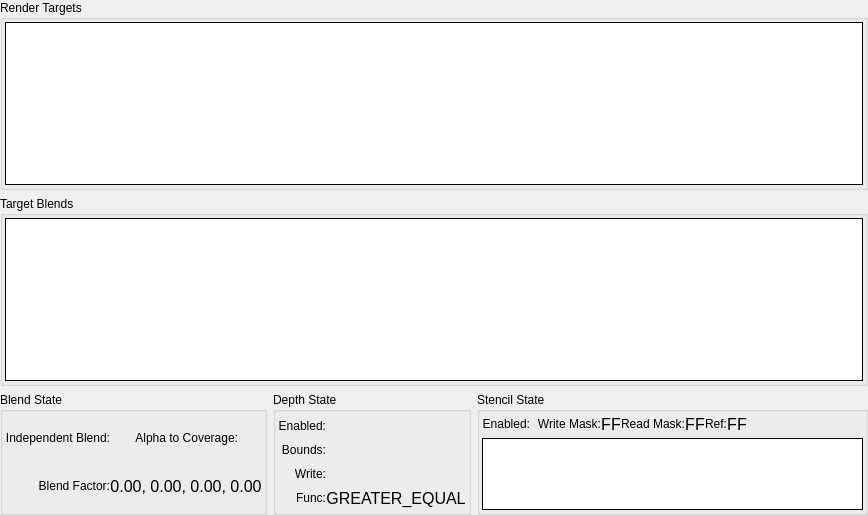
         <widget class="QWidget" name="omScrollContents">
          <property name="geometry">
           <rect>
            <x>0</x>
            <y>0</y>
            <width>868</width>
            <height>515</height>
           </rect>
          </property>
          <layout class="QGridLayout" name="gridLayout_6">
           <property name="leftMargin">
            <number>0</number>
           </property>
           <property name="topMargin">
            <number>0</number>
           </property>
           <property name="rightMargin">
            <number>0</number>
           </property>
           <property name="bottomMargin">
            <number>0</number>
           </property>
           <item row="0" column="0" colspan="3">
            <widget class="QGroupBox" name="outputsGroup">
             <property name="sizePolicy">
              <sizepolicy hsizetype="Preferred" vsizetype="Expanding">
               <horstretch>0</horstretch>
               <verstretch>0</verstretch>
              </sizepolicy>
             </property>
             <property name="title">
              <string>Render Targets</string>
             </property>
             <layout class="QHBoxLayout" name="horizontalLayout_24">
              <property name="leftMargin">
               <number>2</number>
              </property>
              <property name="topMargin">
               <number>2</number>
              </property>
              <property name="rightMargin">
               <number>2</number>
              </property>
              <property name="bottomMargin">
               <number>2</number>
              </property>
              <item>
               <widget class="RDTreeWidget" name="targetOutputs">
                <property name="frameShape">
                 <enum>QFrame::Box</enum>
                </property>
                <property name="frameShadow">
                 <enum>QFrame::Plain</enum>
                </property>
                <property name="sizeAdjustPolicy">
                 <enum>QAbstractScrollArea::AdjustToContents</enum>
                </property>
                <property name="editTriggers">
                 <set>QAbstractItemView::NoEditTriggers</set>
                </property>
                <property name="showDropIndicator" stdset="0">
                 <bool>false</bool>
                </property>
                <property name="indentation">
                 <number>0</number>
                </property>
                <property name="rootIsDecorated">
                 <bool>false</bool>
                </property>
                <property name="itemsExpandable">
                 <bool>false</bool>
                </property>
                <property name="allColumnsShowFocus">
                 <bool>true</bool>
                </property>
                <property name="expandsOnDoubleClick">
                 <bool>false</bool>
                </property>
                <attribute name="headerStretchLastSection">
                 <bool>false</bool>
                </attribute>
               </widget>
              </item>
             </layout>
            </widget>
           </item>
           <item row="1" column="0" colspan="3">
            <widget class="QGroupBox" name="blendsGroup">
             <property name="sizePolicy">
              <sizepolicy hsizetype="Preferred" vsizetype="Expanding">
               <horstretch>0</horstretch>
               <verstretch>0</verstretch>
              </sizepolicy>
             </property>
             <property name="title">
              <string>Target Blends</string>
             </property>
             <layout class="QHBoxLayout" name="horizontalLayout_25">
              <property name="leftMargin">
               <number>2</number>
              </property>
              <property name="topMargin">
               <number>2</number>
              </property>
              <property name="rightMargin">
               <number>2</number>
              </property>
              <property name="bottomMargin">
               <number>2</number>
              </property>
              <item>
               <widget class="RDTreeWidget" name="blends">
                <property name="frameShape">
                 <enum>QFrame::Box</enum>
                </property>
                <property name="frameShadow">
                 <enum>QFrame::Plain</enum>
                </property>
                <property name="sizeAdjustPolicy">
                 <enum>QAbstractScrollArea::AdjustToContents</enum>
                </property>
                <property name="editTriggers">
                 <set>QAbstractItemView::NoEditTriggers</set>
                </property>
                <property name="showDropIndicator" stdset="0">
                 <bool>false</bool>
                </property>
                <property name="indentation">
                 <number>0</number>
                </property>
                <property name="rootIsDecorated">
                 <bool>false</bool>
                </property>
                <property name="itemsExpandable">
                 <bool>false</bool>
                </property>
                <property name="allColumnsShowFocus">
                 <bool>true</bool>
                </property>
                <property name="expandsOnDoubleClick">
                 <bool>false</bool>
                </property>
               </widget>
              </item>
             </layout>
            </widget>
           </item>
           <item row="2" column="0">
            <widget class="QGroupBox" name="blendStateGroup">
             <property name="sizePolicy">
              <sizepolicy hsizetype="Preferred" vsizetype="Preferred">
               <horstretch>0</horstretch>
               <verstretch>0</verstretch>
              </sizepolicy>
             </property>
             <property name="title">
              <string>Blend State</string>
             </property>
             <layout class="QGridLayout" name="blendStateGridLayout">
              <property name="leftMargin">
               <number>2</number>
              </property>
              <property name="topMargin">
               <number>2</number>
              </property>
              <property name="rightMargin">
               <number>2</number>
              </property>
              <property name="bottomMargin">
               <number>2</number>
              </property>
              <property name="spacing">
               <number>0</number>
              </property>
              <item row="1" column="0">
               <widget class="QLabel" name="blendFactorLabel">
                <property name="text">
                 <string>Blend Factor:</string>
                </property>
                <property name="alignment">
                 <set>Qt::AlignRight|Qt::AlignTrailing|Qt::AlignVCenter</set>
                </property>
                <property name="wordWrap">
                 <bool>true</bool>
                </property>
               </widget>
              </item>
              <item row="0" column="0">
               <widget class="QLabel" name="independentBlendLabel">
                <property name="text">
                 <string>Independent Blend:</string>
                </property>
                <property name="alignment">
                 <set>Qt::AlignRight|Qt::AlignTrailing|Qt::AlignVCenter</set>
                </property>
                <property name="wordWrap">
                 <bool>true</bool>
                </property>
               </widget>
              </item>
              <item row="0" column="1">
               <widget class="QLabel" name="independentBlend">
                <property name="text">
                 <string/>
                </property>
                <property name="pixmap">
                 <pixmap resource="../../Resources/resources.qrc">:/cross.png</pixmap>
                </property>
                <property name="alignment">
                 <set>Qt::AlignCenter</set>
                </property>
                <property name="margin">
                 <number>4</number>
                </property>
               </widget>
              </item>
              <item row="0" column="2">
               <widget class="QLabel" name="alphaToCoverageLabel">
                <property name="text">
                 <string>Alpha to Coverage:</string>
                </property>
                <property name="alignment">
                 <set>Qt::AlignRight|Qt::AlignTrailing|Qt::AlignVCenter</set>
                </property>
                <property name="wordWrap">
                 <bool>true</bool>
                </property>
               </widget>
              </item>
              <item row="0" column="3">
               <widget class="QLabel" name="alphaToCoverage">
                <property name="text">
                 <string/>
                </property>
                <property name="pixmap">
                 <pixmap resource="../../Resources/resources.qrc">:/cross.png</pixmap>
                </property>
                <property name="alignment">
                 <set>Qt::AlignCenter</set>
                </property>
                <property name="margin">
                 <number>4</number>
                </property>
               </widget>
              </item>
              <item row="1" column="1" colspan="3">
               <widget class="QLabel" name="blendFactor">
                <property name="font">
                 <font>
                  <pointsize>12</pointsize>
                 </font>
                </property>
                <property name="text">
                 <string>0.00, 0.00, 0.00, 0.00</string>
                </property>
                <property name="alignment">
                 <set>Qt::AlignCenter</set>
                </property>
                <property name="margin">
                 <number>4</number>
                </property>
               </widget>
              </item>
             </layout>
            </widget>
           </item>
           <item row="2" column="1">
            <widget class="QGroupBox" name="depthStateGroup">
             <property name="sizePolicy">
              <sizepolicy hsizetype="Preferred" vsizetype="Preferred">
               <horstretch>0</horstretch>
               <verstretch>0</verstretch>
              </sizepolicy>
             </property>
             <property name="title">
              <string>Depth State</string>
             </property>
             <layout class="QGridLayout" name="depthStateGridLayout">
              <property name="leftMargin">
               <number>2</number>
              </property>
              <property name="topMargin">
               <number>2</number>
              </property>
              <property name="rightMargin">
               <number>2</number>
              </property>
              <property name="bottomMargin">
               <number>2</number>
              </property>
              <property name="spacing">
               <number>0</number>
              </property>
              <item row="1" column="0">
               <widget class="QLabel" name="depthBoundsLabel">
                <property name="text">
                 <string>Bounds:</string>
                </property>
                <property name="alignment">
                 <set>Qt::AlignRight|Qt::AlignTrailing|Qt::AlignVCenter</set>
                </property>
               </widget>
              </item>
              <item row="1" column="1">
               <widget class="QLabel" name="depthBounds">
                <property name="font">
                 <font>
                  <pointsize>12</pointsize>
                 </font>
                </property>
                <property name="text">
                 <string/>
                </property>
                <property name="pixmap">
                 <pixmap resource="../../Resources/resources.qrc">:/cross.png</pixmap>
                </property>
                <property name="alignment">
                 <set>Qt::AlignCenter</set>
                </property>
                <property name="margin">
                 <number>4</number>
                </property>
               </widget>
              </item>
              <item row="2" column="0">
               <widget class="QLabel" name="depthWriteLabel">
                <property name="text">
                 <string>Write:</string>
                </property>
                <property name="alignment">
                 <set>Qt::AlignRight|Qt::AlignTrailing|Qt::AlignVCenter</set>
                </property>
               </widget>
              </item>
              <item row="3" column="0">
               <widget class="QLabel" name="depthFuncLabel">
                <property name="text">
                 <string>Func:</string>
                </property>
                <property name="alignment">
                 <set>Qt::AlignRight|Qt::AlignTrailing|Qt::AlignVCenter</set>
                </property>
               </widget>
              </item>
              <item row="0" column="1">
               <widget class="QLabel" name="depthEnabled">
                <property name="text">
                 <string/>
                </property>
                <property name="pixmap">
                 <pixmap resource="../../Resources/resources.qrc">:/cross.png</pixmap>
                </property>
                <property name="alignment">
                 <set>Qt::AlignCenter</set>
                </property>
                <property name="margin">
                 <number>4</number>
                </property>
               </widget>
              </item>
              <item row="0" column="0">
               <widget class="QLabel" name="depthEnabledLabel">
                <property name="text">
                 <string>Enabled:</string>
                </property>
                <property name="alignment">
                 <set>Qt::AlignRight|Qt::AlignTrailing|Qt::AlignVCenter</set>
                </property>
               </widget>
              </item>
              <item row="2" column="1">
               <widget class="QLabel" name="depthWrite">
                <property name="text">
                 <string/>
                </property>
                <property name="pixmap">
                 <pixmap resource="../../Resources/resources.qrc">:/cross.png</pixmap>
                </property>
                <property name="alignment">
                 <set>Qt::AlignCenter</set>
                </property>
                <property name="margin">
                 <number>4</number>
                </property>
               </widget>
              </item>
              <item row="3" column="1">
               <widget class="QLabel" name="depthFunc">
                <property name="font">
                 <font>
                  <pointsize>12</pointsize>
                 </font>
                </property>
                <property name="text">
                 <string>GREATER_EQUAL</string>
                </property>
                <property name="alignment">
                 <set>Qt::AlignCenter</set>
                </property>
                <property name="margin">
                 <number>4</number>
                </property>
               </widget>
              </item>
             </layout>
            </widget>
           </item>
           <item row="2" column="2">
            <widget class="QGroupBox" name="stencilStateGroup">
             <property name="sizePolicy">
              <sizepolicy hsizetype="Preferred" vsizetype="Preferred">
               <horstretch>0</horstretch>
               <verstretch>0</verstretch>
              </sizepolicy>
             </property>
             <property name="title">
              <string>Stencil State</string>
             </property>
             <property name="alignment">
              <set>Qt::AlignLeading|Qt::AlignLeft|Qt::AlignTop</set>
             </property>
             <layout class="QGridLayout" name="gridLayout_4">
              <property name="leftMargin">
               <number>2</number>
              </property>
              <property name="topMargin">
               <number>2</number>
              </property>
              <property name="rightMargin">
               <number>2</number>
              </property>
              <property name="bottomMargin">
               <number>2</number>
              </property>
              <property name="verticalSpacing">
               <number>4</number>
              </property>
              <item row="0" column="0">
               <layout class="QHBoxLayout" name="horizontalLayout_15">
                <item>
                 <widget class="QLabel" name="stencilEnabledLabel">
                  <property name="text">
                   <string>Enabled:</string>
                  </property>
                  <property name="alignment">
                   <set>Qt::AlignRight|Qt::AlignTrailing|Qt::AlignVCenter</set>
                  </property>
                 </widget>
                </item>
                <item>
                 <widget class="QLabel" name="stencilEnabled">
                  <property name="text">
                   <string/>
                  </property>
                  <property name="pixmap">
                   <pixmap resource="../../Resources/resources.qrc">:/cross.png</pixmap>
                  </property>
                  <property name="alignment">
                   <set>Qt::AlignCenter</set>
                  </property>
                  <property name="margin">
                   <number>4</number>
                  </property>
                 </widget>
                </item>
                <item>
                 <widget class="QLabel" name="stencilWriteMaskLabel">
                  <property name="text">
                   <string>Write Mask:</string>
                  </property>
                  <property name="alignment">
                   <set>Qt::AlignRight|Qt::AlignTrailing|Qt::AlignVCenter</set>
                  </property>
                  <property name="wordWrap">
                   <bool>true</bool>
                  </property>
                 </widget>
                </item>
                <item>
                 <widget class="QLabel" name="stencilWriteMask">
                  <property name="font">
                   <font>
                    <pointsize>12</pointsize>
                   </font>
                  </property>
                  <property name="text">
                   <string>FF</string>
                  </property>
                  <property name="alignment">
                   <set>Qt::AlignCenter</set>
                  </property>
                  <property name="margin">
                   <number>4</number>
                  </property>
                 </widget>
                </item>
                <item>
                 <widget class="QLabel" name="stenciReadMaskLabel">
                  <property name="text">
                   <string>Read Mask:</string>
                  </property>
                  <property name="alignment">
                   <set>Qt::AlignRight|Qt::AlignTrailing|Qt::AlignVCenter</set>
                  </property>
                  <property name="wordWrap">
                   <bool>true</bool>
                  </property>
                 </widget>
                </item>
                <item>
                 <widget class="QLabel" name="stencilReadMask">
                  <property name="font">
                   <font>
                    <pointsize>12</pointsize>
                   </font>
                  </property>
                  <property name="text">
                   <string>FF</string>
                  </property>
                  <property name="alignment">
                   <set>Qt::AlignCenter</set>
                  </property>
                  <property name="margin">
                   <number>4</number>
                  </property>
                 </widget>
                </item>
                <item>
                 <widget class="QLabel" name="stenciRefLabel">
                  <property name="text">
                   <string>Ref:</string>
                  </property>
                  <property name="alignment">
                   <set>Qt::AlignRight|Qt::AlignTrailing|Qt::AlignVCenter</set>
                  </property>
                 </widget>
                </item>
                <item>
                 <widget class="QLabel" name="stencilRef">
                  <property name="font">
                   <font>
                    <pointsize>12</pointsize>
                   </font>
                  </property>
                  <property name="text">
                   <string>FF</string>
                  </property>
                  <property name="alignment">
                   <set>Qt::AlignCenter</set>
                  </property>
                  <property name="margin">
                   <number>4</number>
                  </property>
                 </widget>
                </item>
                <item>
                 <spacer name="horizontalSpacer_3">
                  <property name="orientation">
                   <enum>Qt::Horizontal</enum>
                  </property>
                  <property name="sizeHint" stdset="0">
                   <size>
                    <width>40</width>
                    <height>20</height>
                   </size>
                  </property>
                 </spacer>
                </item>
               </layout>
              </item>
              <item row="1" column="0">
               <widget class="RDTreeWidget" name="stencils">
                <property name="sizePolicy">
                 <sizepolicy hsizetype="Expanding" vsizetype="Preferred">
                  <horstretch>0</horstretch>
                  <verstretch>0</verstretch>
                 </sizepolicy>
                </property>
                <property name="frameShape">
                 <enum>QFrame::Box</enum>
                </property>
                <property name="frameShadow">
                 <enum>QFrame::Plain</enum>
                </property>
                <property name="verticalScrollBarPolicy">
                 <enum>Qt::ScrollBarAlwaysOff</enum>
                </property>
                <property name="horizontalScrollBarPolicy">
                 <enum>Qt::ScrollBarAsNeeded</enum>
                </property>
                <property name="sizeAdjustPolicy">
                 <enum>QAbstractScrollArea::AdjustToContents</enum>
                </property>
                <property name="editTriggers">
                 <set>QAbstractItemView::NoEditTriggers</set>
                </property>
                <property name="showDropIndicator" stdset="0">
                 <bool>false</bool>
                </property>
                <property name="selectionMode">
                 <enum>QAbstractItemView::NoSelection</enum>
                </property>
                <property name="indentation">
                 <number>0</number>
                </property>
                <property name="rootIsDecorated">
                 <bool>false</bool>
                </property>
                <property name="itemsExpandable">
                 <bool>false</bool>
                </property>
                <property name="allColumnsShowFocus">
                 <bool>true</bool>
                </property>
                <property name="expandsOnDoubleClick">
                 <bool>false</bool>
                </property>
                <attribute name="headerStretchLastSection">
                 <bool>false</bool>
                </attribute>
               </widget>
              </item>
             </layout>
            </widget>
           </item>
          </layout>
         </widget>
